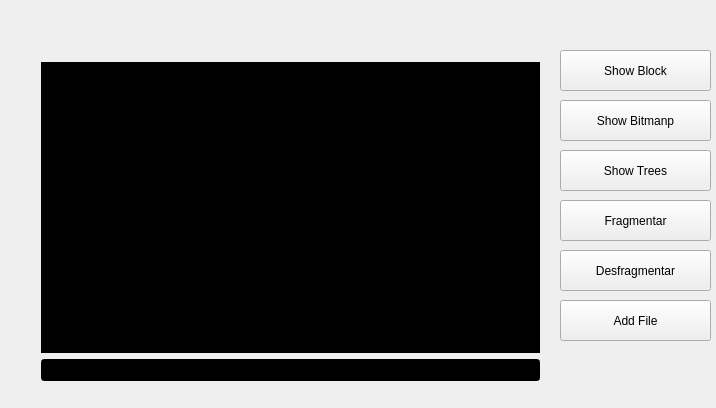
<?xml version="1.0" encoding="UTF-8"?>
<ui version="4.0">
 <class>Widget</class>
 <widget class="QWidget" name="Widget">
  <property name="geometry">
   <rect>
    <x>0</x>
    <y>0</y>
    <width>716</width>
    <height>408</height>
   </rect>
  </property>
  <property name="windowTitle">
   <string>Widget</string>
  </property>
  <widget class="QPushButton" name="show_block">
   <property name="geometry">
    <rect>
     <x>560</x>
     <y>50</y>
     <width>151</width>
     <height>41</height>
    </rect>
   </property>
   <property name="text">
    <string>Show Block</string>
   </property>
  </widget>
  <widget class="QPushButton" name="show_bitmap">
   <property name="geometry">
    <rect>
     <x>560</x>
     <y>100</y>
     <width>151</width>
     <height>41</height>
    </rect>
   </property>
   <property name="text">
    <string>Show Bitmanp</string>
   </property>
  </widget>
  <widget class="QPushButton" name="show_trees">
   <property name="geometry">
    <rect>
     <x>560</x>
     <y>150</y>
     <width>151</width>
     <height>41</height>
    </rect>
   </property>
   <property name="text">
    <string>Show Trees</string>
   </property>
  </widget>
  <widget class="QPushButton" name="fragmentar">
   <property name="geometry">
    <rect>
     <x>560</x>
     <y>200</y>
     <width>151</width>
     <height>41</height>
    </rect>
   </property>
   <property name="text">
    <string>Fragmentar</string>
   </property>
  </widget>
  <widget class="QPushButton" name="desfragmentar">
   <property name="geometry">
    <rect>
     <x>560</x>
     <y>250</y>
     <width>151</width>
     <height>41</height>
    </rect>
   </property>
   <property name="text">
    <string>Desfragmentar</string>
   </property>
  </widget>
  <widget class="QPushButton" name="add_file">
   <property name="geometry">
    <rect>
     <x>560</x>
     <y>300</y>
     <width>151</width>
     <height>41</height>
    </rect>
   </property>
   <property name="text">
    <string>Add File</string>
   </property>
  </widget>
  <widget class="QWidget" name="layoutWidget">
   <property name="geometry">
    <rect>
     <x>30</x>
     <y>51</y>
     <width>521</width>
     <height>341</height>
    </rect>
   </property>
   <layout class="QVBoxLayout" name="verticalLayout">
    <item>
     <widget class="QPlainTextEdit" name="plainTextEdit">
      <property name="autoFillBackground">
       <bool>false</bool>
      </property>
      <property name="styleSheet">
       <string notr="true">background-color: rgb(0, 0, 0);
color: rgb(255, 255, 255);</string>
      </property>
     </widget>
    </item>
    <item>
     <widget class="QLineEdit" name="lineEdit">
      <property name="styleSheet">
       <string notr="true">background-color: rgb(0, 0, 0);
border-color: rgb(255, 255, 255);
color: rgb(255, 255, 255);</string>
      </property>
     </widget>
    </item>
   </layout>
  </widget>
 </widget>
 <layoutdefault spacing="6" margin="11"/>
 <resources/>
 <connections/>
</ui>
